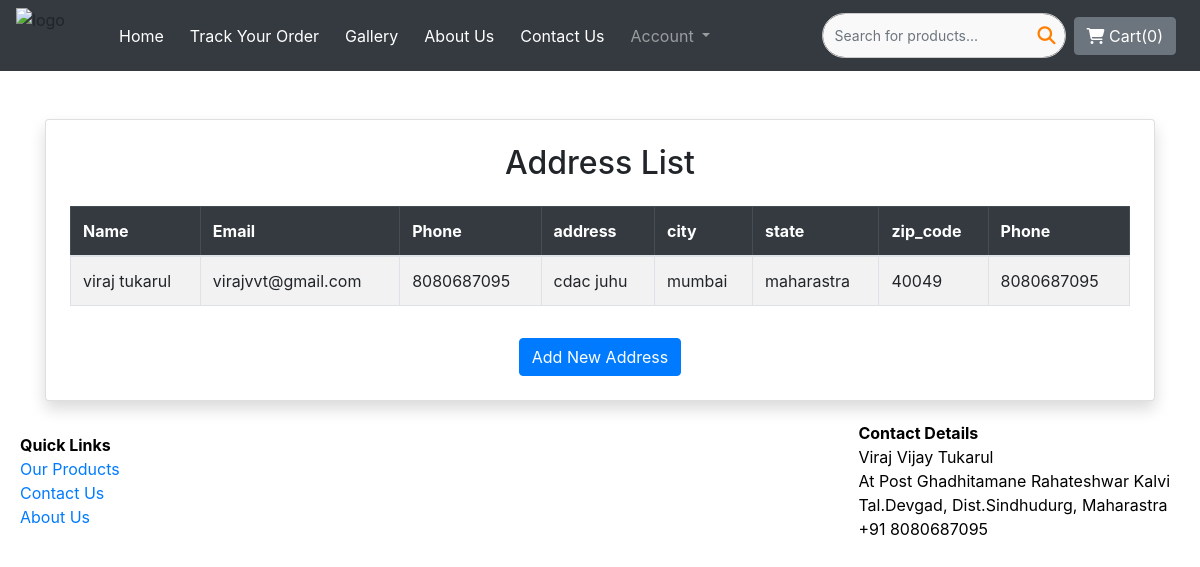
/customer/list/ (signed in), run on the app's committed database.
### users/models.py (models this page shows, shortened)
class CustomerDetails(models.Model):
    user = models.ForeignKey(User, on_delete=models.CASCADE, null=True, blank=True)  # new
    address_id = models.AutoField(primary_key=True)
    name = models.CharField(max_length=70, default="")
    email = models.EmailField(max_length=90, default="")
    address = models.CharField(max_length=150, default="")
    city = models.CharField(max_length=50, default="")
    state = models.CharField(max_length=50, default="")
    zip_code = models.CharField(max_length=10, default="")
    phone = models.CharField(max_length=30, default="")

### users/views.py (the view)
# urls.py: path('customer/list/', views.customer_list_view, name='customer_list'),
def customer_list_view(request):
    user = request.user
    customers = CustomerDetails.objects.filter(user=user)
    return render(request, 'users/customer_list.html', {'customers': customers})

### users/templates/users/customer_list.html (shortened to what this page needs)
{% extends 'mango_shop/basic.html' %}
{% load crispy_forms_tags %}
{% block body %}
<div class="container mt-5">
    <div class="card shadow p-4">
        <h2 class="mb-4 text-center">Address List</h2>
        {% if customers %}
            <table class="table table-bordered table-striped">
                <thead class="table-dark">
                    <tr>
                        <th>Name</th>
                        <th>Email</th>
                        <th>Phone</th>
                        <th>address</th>
                        <th>city</th>
                        <th>state</th>
                        <th>zip_code</th>
                        <th>Phone</th>
                    </tr>
                </thead>
                <tbody>
                    {% for customer in customers %}
                        <tr>
                            <td>{{ customer.name }}</td>
                            <td>{{ customer.email }}</td>
                            <td>{{ customer.phone }}</td>
                            <td>{{ customer.address }}</td>
                            <td>{{ customer.city }}</td>
                            <td>{{ customer.state }}</td>
                            <td>{{ customer.zip_code }}</td>
                            <td>{{ customer.phone }}</td>
                        </tr>
                    {% endfor %}
                </tbody>
            </table>
        {% else %}
            <p class="text-center text-muted">No address available.</p>
        {% endif %}
        <div class="text-center mt-3">
            <a href="{% url 'customer_form' %}" class="btn btn-primary">Add New Address</a>
        </div>
    </div>
</div>
{% endblock %}

### data on the page
CustomerDetails: name "viraj tukarul", email "virajvvt@gmail.com", phone "8080687095", address "cdac juhu", city "mumbai", state "maharastra", zip_code "40049"
